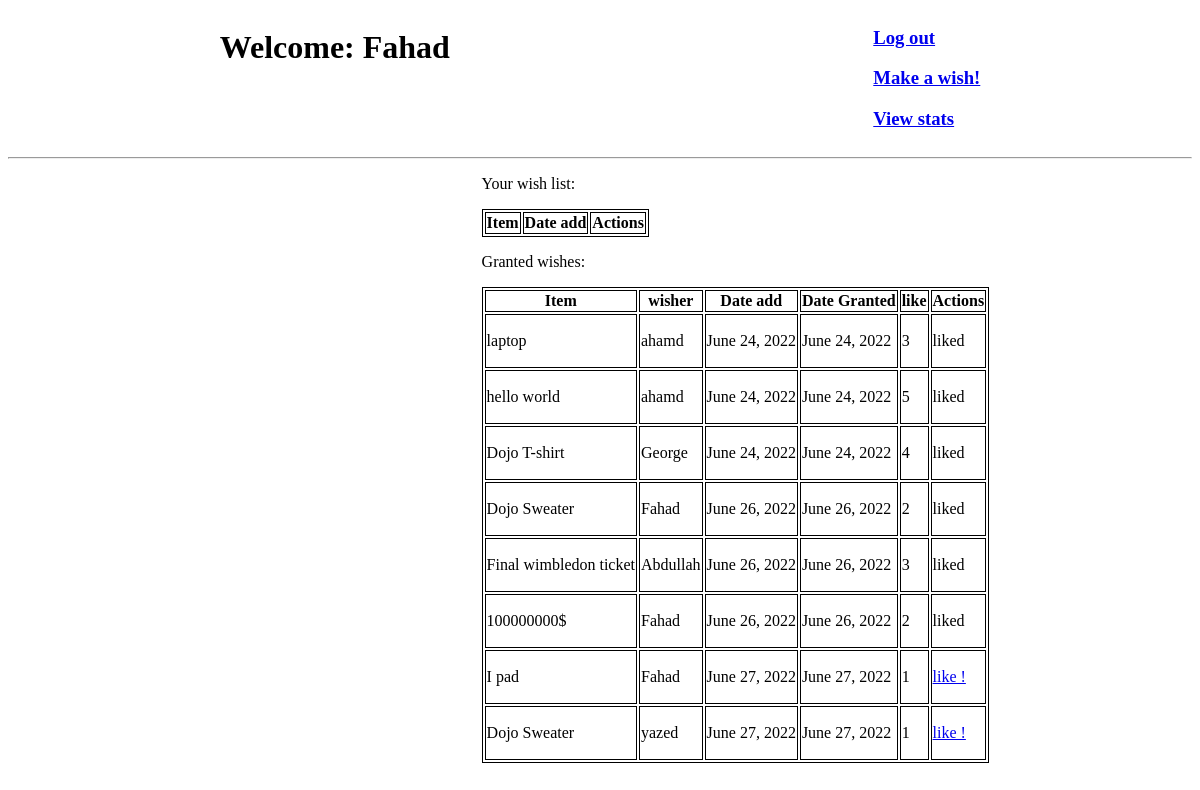
Screenshot of /home (signed in) with the database file from the repository.
### app/models.py (models this page shows)
class User(models.Model):
    fname = models.CharField(max_length=255)
    lname = models.CharField(max_length=255)
    email = models.EmailField(max_length=255)
    password = models.CharField(max_length=255)
    createdAt = models.DateTimeField(auto_now_add=True)
    updatedAt = models.DateTimeField(auto_now=True)
    objects = UserManager()

class Grantedd(models.Model):
    Gran = models.ForeignKey(Wish, related_name="wishd", on_delete = models.CASCADE)
    createdAt = models.DateField(auto_now_add=True)
    updatedAt = models.DateField(auto_now=True)

class Wish(models.Model):
    item = models.CharField(max_length=255)
    desc = models.CharField(max_length=250)
    done = models.BooleanField(default=False)
    user = models.ForeignKey(User, related_name="wishs", on_delete = models.CASCADE)
    like = models.ManyToManyField(User, related_name="liked")
    createdAt = models.DateField(auto_now_add=True)
    updatedAt = models.DateField(auto_now=True)
    objects = WishManager()

### app/views.py (the view)
# urls.py: path('home',views.success),
def success(request):
    if not 'loggedInId' in request.session:
        return redirect('/')
    context = {
        'user': User.objects.get(id=request.session['loggedInId']),
        'wish' : Wish.objects.all().order_by("-createdAt"), #all of them in same day ! im sure the code is right !! i cound done it by (ID) to show you or you could try it xD
        'granted' :Grantedd.objects.all()
        }
    return render(request, 'welcome.html', context)

### app/Templates/welcome.html (shortened to what this page needs)
<!DOCTYPE html>
<html lang="en">
<head>
    {% load static %}
    <link rel="stylesheet" href="{% static 'css/style.css' %}">
</head>
<body>
    <div class="topbar">
        <h1>Welcome: {{user.fname}}</h1>
        <div>
        <h3><a href="/logout">Log out</a></h3>
        <h3><a href="home/addwish"> Make a wish!</a></h3>
        <h3><a href="home/stat">View stats</a></h3>
        </div>
    </div>
    <hr>
    <div>
        <div class="Dash">
            <p>Your wish list:</p>
            <table>
                <tr>
                <th>Item</th>
                <th>Date add</th>
                <th>Actions</th>
                </tr>
            </table>
        </div>
        <div class="Dash">
            <p>Granted wishes:</p>
            <table>
                <tr>
                <th>Item</th>
                <th>wisher</th>
                <th>Date add</th>
                <th>Date Granted</th>
                <th>like</th>
                <th>Actions</th>
                </tr>
                {%for x in granted%}
                <tr>
                <td><p>{{x.Gran.item}}</p></td>
                <td>{{x.Gran.user.fname}}</td>
                <td>{{x.Gran.createdAt}}</td>
                <td>{{x.createdAt}}</td>
                <td><p>{{x.Gran.like.count}}</p></td>
                {%if user not in x.Gran.like.all%}
                <td><a href="/like/{{x.Gran.id}}">like !</a></td>
                {%else%}
                <td><p>liked</p></td>
                {%endif%}
                </tr>
                {%endfor%}
            </table>
        </div>
    </div>
</html>

### app/static/css/style.css (style rules this page uses)
.topbar { display: flex; justify-content: space-around; }
table, th { border: 1px solid rgb(82, 82, 82); }
table, th, td { border: 1px solid black; }
.Dash { margin-left: 40%; }

### rows the page displays
User: fname "Fahad"
Grantedd: Gran.item "laptop", Gran.user.fname "ahamd", Gran.createdAt "June 24, 2022", createdAt "June 24, 2022", Gran.like.count "3", shows "liked"
Grantedd: Gran.item "hello world", Gran.user.fname "ahamd", Gran.createdAt "June 24, 2022", createdAt "June 24, 2022", Gran.like.count "5", shows "liked"
Grantedd: Gran.item "Dojo T-shirt", Gran.user.fname "George", Gran.createdAt "June 24, 2022", createdAt "June 24, 2022", Gran.like.count "4", shows "liked"
Grantedd: Gran.item "Dojo Sweater", Gran.user.fname "Fahad", Gran.createdAt "June 26, 2022", createdAt "June 26, 2022", Gran.like.count "2", shows "liked"
Grantedd: Gran.item "Final wimbledon ticket", Gran.user.fname "Abdullah", Gran.createdAt "June 26, 2022", createdAt "June 26, 2022", Gran.like.count "3", shows "liked"
Grantedd: Gran.item "100000000$", Gran.user.fname "Fahad", Gran.createdAt "June 26, 2022", createdAt "June 26, 2022", Gran.like.count "2", shows "liked"
Grantedd: Gran.item "I pad", Gran.user.fname "Fahad", Gran.createdAt "June 27, 2022", createdAt "June 27, 2022", Gran.like.count "1"
Grantedd: Gran.item "Dojo Sweater", Gran.user.fname "yazed", Gran.createdAt "June 27, 2022", createdAt "June 27, 2022", Gran.like.count "1"
